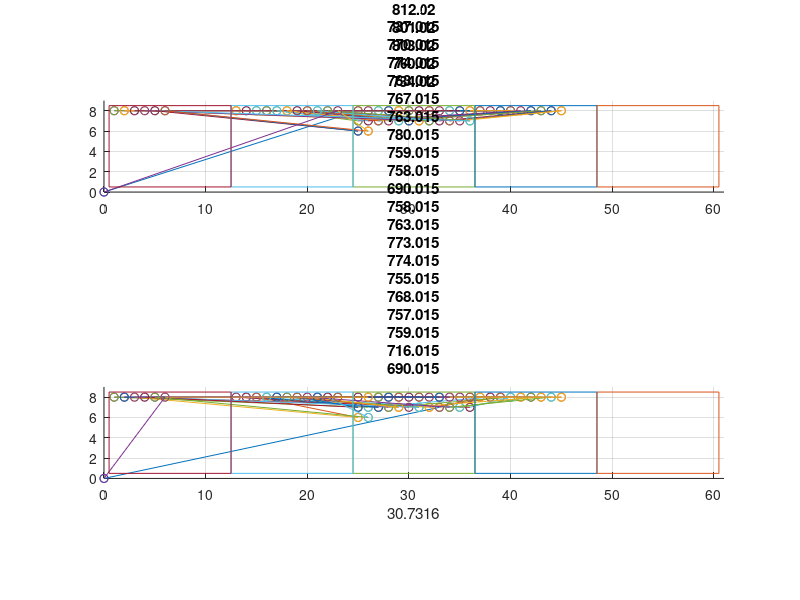

Reproduce this figure in MATLAB. (Note: this script raises an error after producing the figure.)
%% Test of route generation for genetic algorithm
%% FE 2020
clear all;
%% Mostly manually set start and end positions with random target groups for each seedling
n = 26;  %Number of seedlings
vertices = 2*n+1;
seedlings = zeros(n,3);
target1 = zeros(n,2);
target2 = zeros(n,2);
target3 = zeros(n,2);
target4 = zeros(n,2);
target5 = zeros(n,2);
seedCount = 1;
groupLow = 1;
groupHigh = 3;
boxWidth = 12;

for i = 8:-1:1
    for j = 1:12
        seedlings(seedCount,:,:) = [j+2*boxWidth i randi([groupLow groupHigh],1)];
        target1(seedCount,:) = [j i];
        target2(seedCount,:) = [j+1*boxWidth i];
        target3(seedCount,:) = [j+3*boxWidth i];
        target4(seedCount,:) = [j+4*boxWidth i];
        
        seedCount = seedCount + 1;
    end
end


%% Squares
X1 = 0.5+2*boxWidth;
X2 = 12.5+2*boxWidth;
Y1 = 0.5;
Y2 = 8.5;

squareX1 = [X1, X2, X2, X1, X1];
squareY1 = [Y1, Y1, Y2, Y2, Y1];
squareX2 = [X1-boxWidth, X2-boxWidth, X2-boxWidth, X1-boxWidth, X1-boxWidth];
squareY2 = [Y1, Y1, Y2, Y2, Y1];
squareX3 = [X1-2*boxWidth, X2-2*boxWidth, X2-2*boxWidth, X1-2*boxWidth, X1-2*boxWidth];
squareY3 = [Y1, Y1, Y2, Y2, Y1];
squareX4 = [X1+boxWidth, X2+boxWidth, X2+boxWidth, X1+boxWidth, X1+boxWidth];
squareY4 = [Y1, Y1, Y2, Y2, Y1];
squareX5 = [X1+2*boxWidth, X2+2*boxWidth, X2+2*boxWidth, X1+2*boxWidth, X1+2*boxWidth];
squareY5 = [Y1, Y1, Y2, Y2, Y1];

%   Create one standard pop with standard route for comparison
popUnoptimized = [1:1:n];

%% Initialize stuff
popSize = 100;
mu = 0.2; 
mutationRate = 0.18;

recordDistance = 999999;
maxIter = 100;
iterCount = 0;
keepSize = floor(mu*popSize);
routeMatrix = zeros(popSize, vertices+1, 2);
population = zeros(popSize,n);
fitness = zeros(popSize,1);


for i = 1:popSize
    population(i,:) = randperm(n,n);
end

population(1,:) = popUnoptimized;
popMark = false;
standardLength = 1;

while iterCount < maxIter
    %% Calculate Fitness
    for i = 1:popSize
        %% Generate routeMatrix depending on populations
        posCount = 2;
        %  Reset Counts to start with first empty position. Increase to
        %  simulate prefilled trys.
        targetCount1 = 1;
        targetCount2 = 1;
        targetCount3 = 1;
        targetCount4 = 1;
        for j = 1:length(population(i,:))
            routeMatrix(i,posCount,:) = seedlings(population(i,j),1:2);
            if seedlings(population(i,j),3) == 1
                routeMatrix(i,posCount+1,:) = target1(targetCount1,:);
                targetCount1 = targetCount1 + 1;
            end
            if seedlings(population(i,j),3) == 2
                routeMatrix(i,posCount+1,:) = target2(targetCount2,:);
                targetCount2 = targetCount2 + 1;
            end
            if seedlings(population(i,j),3) == 3
                routeMatrix(i,posCount+1,:) = target3(targetCount3,:);
                targetCount3 = targetCount3 + 1;
            end
            if seedlings(population(i,j),3) == 4
                routeMatrix(i,posCount+1,:) = target4(targetCount4,:);
                targetCount4 = targetCount4 + 1;
            end
            posCount = posCount + 2;
        end
        %% Calculation of route length
        routeLength = 0;
        for k = 2:vertices
            verticeLength = abs(sqrt(routeMatrix(i,k,1)^2+routeMatrix(i,k,2)^2)...
                - sqrt(routeMatrix(i,k-1,1)^2+routeMatrix(i,k-1,2)^2));
            routeLength = routeLength + verticeLength;
        end
        if popMark == false
            figure(1);
            subplot(2,1,1);
            title("Unoptimized distance: "+routeLength);
            xlim([0 61]);
            ylim([0 9]);
            grid on;
            for l = 1:vertices
                hold on
                plot(routeMatrix(i,[l, l+1],1), routeMatrix(i,[l, l+1],2),'-o')
            end
            plot(squareX1, squareY1);
            plot(squareX2, squareY2);
            plot(squareX3, squareY3);
            plot(squareX4, squareY4);
            plot(squareX5, squareY5);
            daspect([1 1 1])
            standardLength = routeLength;
            popMark = true;
        end
        %% Update best populations
        if routeLength < recordDistance
            recordDistance = routeLength;
            bestEver = population(i,:);
            
            %% Plot route
            figure(1);
            subplot(2,1,2);
            cla(subplot(2,1,2));
            title("Optimized distance: "+recordDistance);
            xlim([0 61]);
            ylim([0 9]);
            xlabel((recordDistance/standardLength-1)*100+"%");
            grid on;
            for l = 1:vertices
                hold on
                plot(routeMatrix(i,[l, l+1],1), routeMatrix(i,[l, l+1],2),'-o')
            end
            plot(squareX1, squareY1);
            plot(squareX2, squareY2);
            plot(squareX3, squareY3);
            plot(squareX4, squareY4);
            plot(squareX5, squareY5);
            daspect([1 1 1])
        end
        
        %% "Calculate" fitness
        fitness(i,1) = routeLength;
    end
    
    %% Normalize Fitness
    sumFitness = 0;
    for i = 1:popSize
        sumFitness = sumFitness + fitness(i,1);
    end
    
    for i = 1:popSize
        fitness(i,1) = fitness(i,1) / sumFitness;
    end
    
    sortedFitness = zeros(100,2);
    sortedFitness(:,1) = fitness;
    sortedFitness(:,2) = [1:1:popSize];
    sortedFitness = sortrows(sortedFitness,1);
    
    %% Create next Generation with mutation
    newPopulation = zeros(popSize,n);
    for i = 1:keepSize
        newPopulation(i,:) = population(sortedFitness(i,2),:);
    end
    for i = keepSize:popSize
        orderA = select_point(population(:,:), fitness(:,:));
        orderB = select_point(population(:,:), fitness(:,:));
        order = crossover(orderA, orderB);
        for j = 1:n
            if rand < mutationRate
                pointA = randi(length(order));
                if pointA < length(order)
                    pointB = pointA + 1;
                else
                    pointB = pointA - 1; 
                end
                temp = order(pointA);
                order(pointA) = order(pointB);
                order(pointB) = temp;
            end
        end
        newPopulation(i,:) = order;
        
    end
    population = newPopulation;
    
    %% Increment iter
    iterCount = iterCount+1;
end
